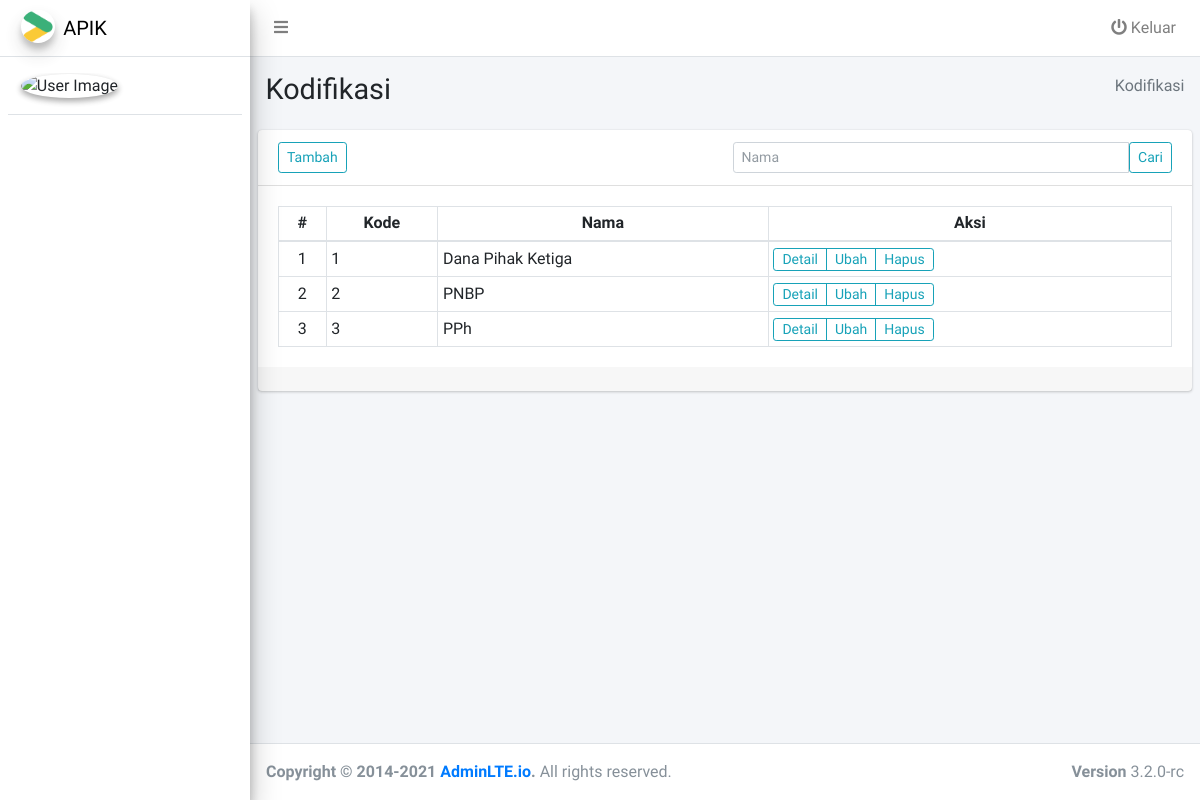
The app's page /index.php/kodifikasi with its own data.
### tables this page shows
CREATE TABLE `ref_kelompok` (
  `id` int(11) NOT NULL,
  `kode` varchar(1) DEFAULT NULL,
  `nama` varchar(64) DEFAULT NULL
);

### application/controllers/Kodifikasi.php (called while the page is built, shortened)
<?php
class Kodifikasi extends CI_Controller
{
    public function __construct()
    {
        $this->load->model('Ref_kelompok_model', 'ref_kelompok_m');
        $this->load->model('Ref_jenis_model', 'ref_jenis_m');
    }
    public function index()
    {
        $config['base_url'] = base_url('kodifikasi/index');
        $config['total_rows'] = $this->ref_kelompok_m->count();
        $config['per_page'] = 10;
        $config["num_links"] = 3;
        $this->pagination->initialize($config);
        $data['pagination'] = $this->pagination->create_links();
        $data['page'] = $this->uri->segment(3) ? $this->uri->segment(3) : 0;
        $limit = $config["per_page"];
        $offset = $data['page'];
        $name = $this->input->post('name');
        $data['name'] = $name;
        if ($name) {
            $data['ref_kelompok'] = $this->ref_kelompok_m->find($name);
        } else {
            $data['ref_kelompok'] = $this->ref_kelompok_m->get($limit, $offset);
        }
        $this->load->view('template/header');
        $this->load->view('template/sidebar');
        $this->load->view('kodifikasi/index', $data);
        $this->load->view('template/footer');
    }
}

### index.php (called while the page is built, shortened)
<?php
require_once BASEPATH.'core/CodeIgniter.php';

### application/config/config.php (called while the page is built, shortened)
<?php
$config['base_url'] = 'http://localhost:8888/apik/';
$config['index_page'] = '';
$config['uri_protocol']    = 'REQUEST_URI';
$config['url_suffix'] = '';
$config['language']    = 'english';
$config['charset'] = 'UTF-8';
$config['enable_hooks'] = FALSE;
$config['subclass_prefix'] = 'MY_';
$config['composer_autoload'] = FCPATH . 'vendor/autoload.php';
$config['permitted_uri_chars'] = 'a-z 0-9~%.:_\-';
$config['enable_query_strings'] = FALSE;
$config['controller_trigger'] = 'c';
$config['function_trigger'] = 'm';
$config['directory_trigger'] = 'd';
$config['allow_get_array'] = TRUE;
$config['log_threshold'] = 0;
$config['log_path'] = '';
$config['log_file_extension'] = '';
$config['log_file_permissions'] = 0644;
$config['log_date_format'] = 'Y-m-d H:i:s';
$config['error_views_path'] = '';
$config['cache_path'] = '';
$config['cache_query_string'] = FALSE;
$config['encryption_key'] = '';
$config['sess_driver'] = 'files';
$config['sess_cookie_name'] = 'ci_session';
$config['sess_expiration'] = 7200;
$config['sess_save_path'] = NULL;
$config['sess_match_ip'] = FALSE;
$config['sess_time_to_update'] = 300;
$config['sess_regenerate_destroy'] = TRUE;
$config['cookie_prefix']    = '';
$config['cookie_domain']    = '';
$config['cookie_path']        = '/';
$config['cookie_secure']    = FALSE;
$config['cookie_httponly']     = TRUE;
$config['standardize_newlines'] = FALSE;
$config['global_xss_filtering'] = TRUE;
$config['csrf_protection'] = FALSE;
$config['csrf_token_name'] = 'csrf_test_name';
$config['csrf_cookie_name'] = 'csrf_cookie_name';
$config['csrf_expire'] = 7200;
$config['csrf_regenerate'] = TRUE;
$config['csrf_exclude_uris'] = array();
$config['compress_output'] = FALSE;
$config['time_reference'] = 'local';
$config['rewrite_short_tags'] = FALSE;
$config['proxy_ips'] = '';

### application/config/pagination.php (called while the page is built, shortened)
<?php
$config['full_tag_open']    = '<nav><ul class="pagination pagination-sm justify-content-end mb-0">';
$config['full_tag_close']   = '</ul></nav>';
$config['first_link']       = 'First';
$config['first_tag_open']   = '<li class="page-item">';
$config['first_tag_close']  = '</li>';
$config['last_link']        = 'Last';
$config['last_tag_open']    = '<li class="page-item">';
$config['last_tag_close']   = '</li>';
$config['next_link']        = 'Next';
$config['next_tag_open']    = '<li class="page-item">';
$config['next_tag_close']   = '</li>';
$config['prev_link']        = 'Previous';

### application/models/Ref_kelompok_model.php (called while the page is built, shortened)
<?php
class Ref_kelompok_model extends CI_Model
{
    protected $_table = 'ref_kelompok';
    public function get($limit = null, $offset = 0)
    {
        $this->db->limit($limit, $offset);
        return $this->db->get($this->_table)->result_array();
    }
}

### application/views/kodifikasi/index.php (the view, shortened to what this page needs)
<div class="content-wrapper">
  <section class="content-header">
    <div class="container-fluid">
      <div class="row mb-2">
        <div class="col-sm-6">
          <h1>Kodifikasi</h1>
        </div>
        <div class="col-sm-6">
          <ol class="breadcrumb float-sm-right">
            <li class="breadcrumb-item active">Kodifikasi</li>
          </ol>
        </div>
      </div>
    </div>
  </section>
  <section class="content">
    <div class="card">
      <div class="card-header">
        <div class="row">
          <div class="col-lg-6">
            <a href="<?= base_url('kodifikasi/create/'); ?>" class="btn btn-sm btn-outline-info">Tambah</a>
          </div>
          <div class="col-lg-6">
            <form action="" method="post" autocomplete="off">
              <div class="input-group">
                <input type="text" name="name" class="form-control form-control-sm" placeholder="Nama">
                <button class="btn btn-sm btn-outline-info" type="submit">Cari</button>
              </div>
            </form>
          </div>
        </div>
      </div>
      <div class="card-body">
        <table class="table table-bordered table-hover table-sm">
          <thead>
            <tr class="text-center">
              <th scope="col">#</th>
              <th scope="col">Kode</th>
              <th scope="col">Nama</th>
              <th scope="col">Aksi</th>
            </tr>
          </thead>
          <tbody>
            <?php $no = $page + 1;
            foreach ($ref_kelompok as $r) : ?>
              <tr>
                <td class="text-center"><?= $no++; ?></td>
                <td><?= $r['kode']; ?></td>
                <td><?= $r['nama']; ?></td>
                <td>
                  <div class="btn-group">
                    <a href="<?= base_url('kodifikasi/detail/') . $r['id']; ?>" class="btn btn-sm btn-outline-info pt-0 pb-0">Detail</a>
                    <a href="<?= base_url('kodifikasi/update/') . $r['id']; ?>" class="btn btn-sm btn-outline-info pt-0 pb-0">Ubah</a>
                    <a href="<?= base_url('kodifikasi/delete/') . $r['id']; ?>" class="btn btn-sm btn-outline-info pt-0 pb-0" onclick="return confirm('Apakah Anda yakin akan menghapus data ini?');">Hapus</a>
                  </div>
                </td>
              </tr>
            <?php endforeach; ?>
          </tbody>
        </table>
      </div>
      <div class="card-footer">
      </div>
    </div>
  </section>
</div>

### records on screen
ref_kelompok: kode "1", nama "Dana Pihak Ketiga"
ref_kelompok: kode "2", nama "PNBP"
ref_kelompok: kode "3", nama "PPh"
